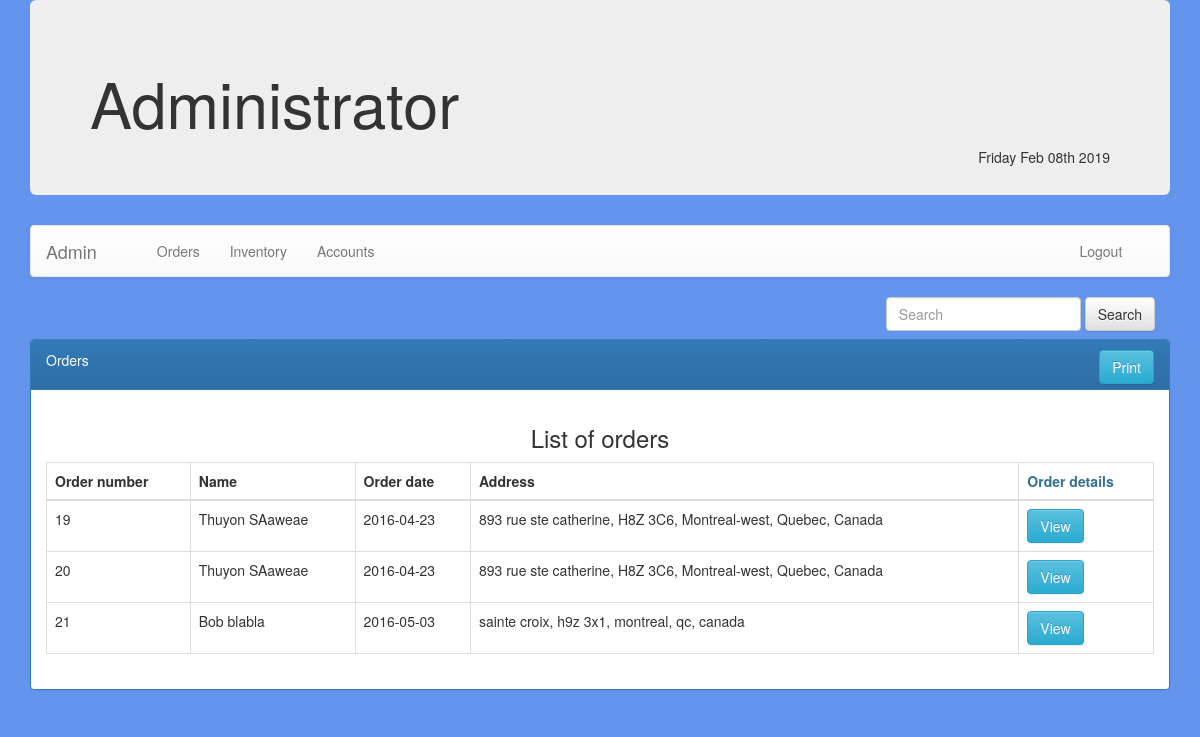
/adminOrders.php (signed in), run on the app's committed database.
### tables this page shows
CREATE TABLE `orders` (
  `order_id` int(11) NOT NULL,
  `user_id` int(9) NOT NULL,
  `address` int(9) NOT NULL,
  `order_date` date NOT NULL,
  `payment_id` int(9) NOT NULL
);

CREATE TABLE `address` (
  `address` int(9) NOT NULL,
  `first_name` varchar(50) NOT NULL,
  `last_name` varchar(50) NOT NULL,
  `city` varchar(15) NOT NULL,
  `postal_code` varchar(7) NOT NULL,
  `province` varchar(15) NOT NULL,
  `street` varchar(50) NOT NULL,
  `country` varchar(20) NOT NULL,
  `user_id` int(9) NOT NULL
);

### adminOrders.php (the view, shortened to what this page needs)
<?php
	require_once 'database.php';
?>
<?php
 if(isset($_POST['search']))
 {
    $search = $_POST['search'];
	$STH = $DBH->query("SELECT * FROM orders INNER JOIN address using(address) INNER JOIN payment_method using (payment_id) WHERE order_id LIKE '%$search%' OR first_name LIKE'%$search%'");
 }
 else
 {
	$STH = $DBH->query("SELECT * FROM orders INNER JOIN address using(address)
											 INNER JOIN payment_method using (payment_id)");
 }
?>
    <!DOCTYPE HTML>
    <html>
    <head>
        <link rel="stylesheet" href="css/adminCSS/bootstrap.min.css" />
        <link rel="stylesheet" href="css/adminCSS/bootstrap-theme.min.css" />
    </head>
    <body>
        <div class="container">
            <?php include 'adminHeader.php' ?>
                <form method="post" align="right" class="navbar-form navbar-center" role="search" >
                    <div class="form-group">
                        <input name="search" type="text" class="form-control" placeholder="Search">
                    </div>
                    <button type="submit" class="btn btn-default">Search</button>
                </form>
                <div class="content">
                            <div class="panel panel-primary">
                                <div class="panel-heading" style="height: 50px">
                                    Orders
                                    <div style="float: right;">
                                        <a class="btn btn-info" href="print.php?table=orders">Print</a>
                                    </div>
                                </div>
                                <div class="panel-body">
                                    <h3 align="center">List of orders</h3>
                                    <table class="table table-bordered">
                                        <thead>
                                            <tr>
                                                <th>Order number</th>
                                                <th>Name</th>
												<th>Order date</th>
												<th>Address</th>
                                                <th class="text-info">Order details</th>
                                            </tr>
                                        </thead>
                                        <tbody>
                                            <?php
										while($row = $STH->fetch())
										{
								?>
                                                <tr>
                                                    <td>
                                                        <?= $row['order_id'] ?>
                                                    </td>
                                                    <td>
                                                        <?= $row['first_name'] . " ". $row['last_name']?>
                                                    </td>
													<td>
                                                        <?= $row['order_date'] ?>
                                                    </td>
													<td>
                                                        <?php echo $row['street'] . ", " . $row['postal_code'] . ", " . $row['city'] . ", " . $row['province'] . ", " . $row['country']; ?>
                                                    </td>
                                                    <td>
                                                        <form method="post" action="orderDetails.php?id=<?php echo $row["order_id"] ?> ">
                                                            <input type="submit" class="btn btn-info" value="View" name="viewOrder">
                                                        </form>
                                                    </td>
                                                </tr>
                                                <?php
										}
									?>
                                        </tbody>
                                    </table>
                                </div>
                            </div>
                </div>
        </div>
    </body>
    </html>

### data on the page
orders: order_id "19", address.first_name "Thuyon", address.last_name "SAaweae", order_date "2016-04-23", address.street "893 rue ste catherine", address.postal_code "H8Z 3C6", address.city "Montreal-west", address.province "Quebec", address.country "Canada"
orders: order_id "20", address.first_name "Thuyon", address.last_name "SAaweae", order_date "2016-04-23", address.street "893 rue ste catherine", address.postal_code "H8Z 3C6", address.city "Montreal-west", address.province "Quebec", address.country "Canada"
orders: order_id "21", address.first_name "Bob", address.last_name "blabla", order_date "2016-05-03", address.street "sainte croix", address.postal_code "h9z 3x1", address.city "montreal", address.province "qc", address.country "canada"
